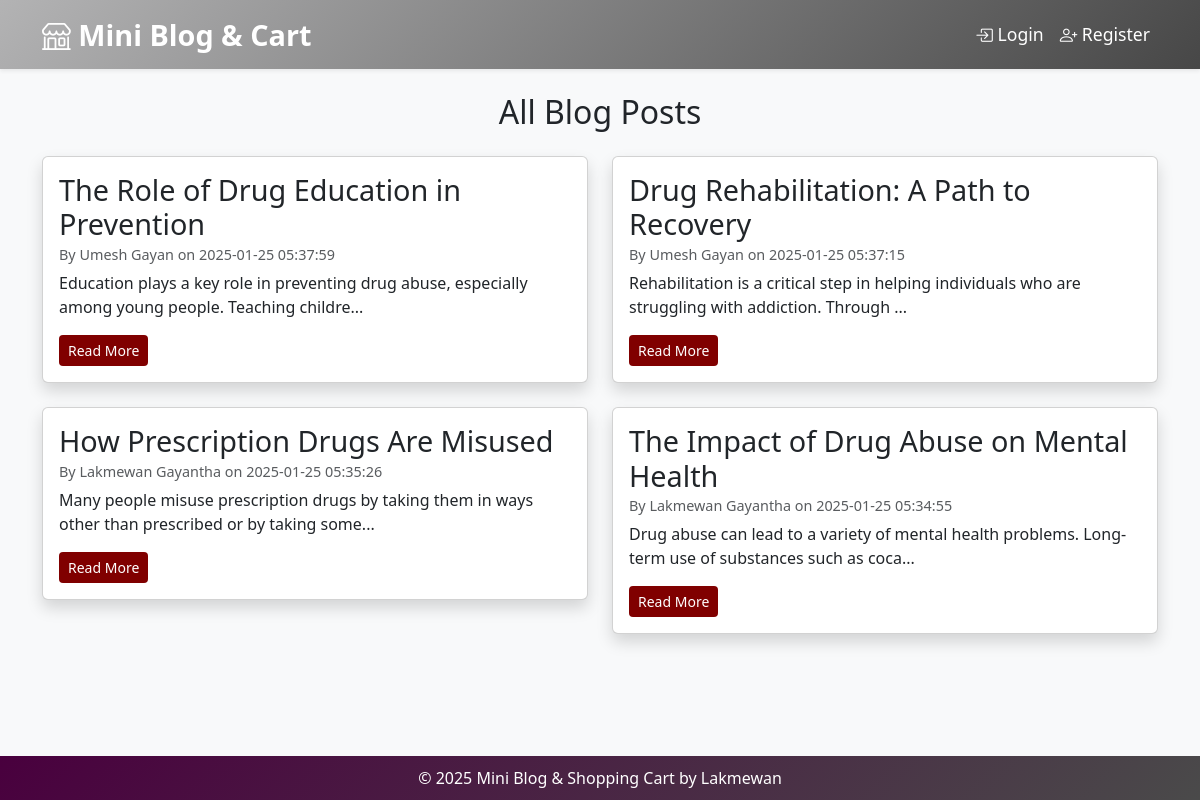
/blog/index.php, run on the app's committed database.
### tables this page shows
CREATE TABLE `posts` (
  `id` int(11) NOT NULL,
  `user_id` int(11) DEFAULT NULL,
  `title` varchar(255) NOT NULL,
  `content` text NOT NULL,
  `created_at` timestamp NOT NULL DEFAULT current_timestamp()
);

CREATE TABLE `users` (
  `id` int(11) NOT NULL,
  `name` varchar(100) NOT NULL,
  `email` varchar(100) NOT NULL,
  `password` varchar(255) NOT NULL
);

### blog/index.php (the view, shortened to what this page needs)
<?php
include '../includes/db.php';
$stmt = $pdo->prepare("
    SELECT posts.*, users.name AS author
    FROM posts
    JOIN users ON posts.user_id = users.id
    ORDER BY posts.created_at DESC
");
$stmt->execute();
$posts = $stmt->fetchAll();
?>
<?php include '../includes/header.php'; ?>
<h2 class="text-center mb-4">All Blog Posts</h2>
<?php if (!empty($posts)): ?>
    <div class="row">
        <?php foreach ($posts as $post): ?>
            <div class="col-md-6 mb-4">
                <div class="card shadow">
                    <div class="card-body">
                        <h5 class="card-title" style="font-size: 1.8rem;"><?= htmlspecialchars($post['title']) ?></h5>
                        <h6 class="card-subtitle mb-2 text-muted" style="font-size: 0.9rem;">
                            By <?= htmlspecialchars($post['author']) ?> on <?= $post['created_at'] ?>
                        </h6>
                        <p class="card-text"><?= nl2br(htmlspecialchars(substr($post['content'], 0, 100))) ?>...</p>
                        <div class="d-flex justify-content-between">
                            <a href="view.php?id=<?= $post['id'] ?>" class="btn btn-sm" style="background-color: #800000; color: white;">Read More</a>
                        </div>
                    </div>
                </div>
            </div>
        <?php endforeach; ?>
    </div>
<?php else: ?>
    <div class="alert alert-info text-center">No blog posts found. Be the first to create one!</div>
<?php endif; ?>
<?php include '../includes/footer.php'; ?>

### includes/header.php (shortened to what this page needs)
<!DOCTYPE html>
<html lang="en">
<head>
    <link rel="stylesheet" href="https://cdn.jsdelivr.net/npm/bootstrap@5.3.0/dist/css/bootstrap.min.css">
    <link rel="stylesheet" href="https://cdnjs.cloudflare.com/ajax/libs/bootstrap-icons/1.10.5/font/bootstrap-icons.min.css">
</head>
<body>
<nav class="navbar navbar-expand-lg shadow-sm">
    <div class="container">
        <a class="navbar-brand" href="/mini-blog-cart/"><i class="bi bi-shop"></i> Mini Blog & Cart</a>
        <div class="collapse navbar-collapse" id="navbarNav">
            <ul class="navbar-nav ms-auto">
                <?php if (isset($_SESSION['user_id'])): ?>
                    <li class="nav-item"><a class="nav-link" href="/mini-blog-cart/blog/index.php"><i class="bi bi-journal-text"></i> Blog</a></li>
                    <li class="nav-item"><a class="nav-link" href="/mini-blog-cart/products/index.php"><i class="bi bi-basket"></i> Products</a></li>
                    <li class="nav-item"><a class="nav-link" href="/mini-blog-cart/cart/view.php"><i class="bi bi-cart"></i> Cart</a></li>
                    <li class="nav-item dropdown">
                        <a class="nav-link dropdown-toggle" href="#" role="button" data-bs-toggle="dropdown" aria-expanded="false">
                            <i class="bi bi-person-circle"></i> Account
                        </a>
                        <ul class="dropdown-menu">
                            <li><a class="dropdown-item text-danger" href="/mini-blog-cart/auth/logout.php"><i class="bi bi-box-arrow-right"></i> Logout</a></li>
                        </ul>
                    </li>
                <?php else: ?>
                    <li class="nav-item"><a class="nav-link" href="/mini-blog-cart/auth/login.php"><i class="bi bi-box-arrow-in-right"></i> Login</a></li>
                    <li class="nav-item"><a class="nav-link" href="/mini-blog-cart/auth/register.php"><i class="bi bi-person-plus"></i> Register</a></li>
                <?php endif; ?>
            </ul>
        </div>
    </div>
</nav>
<div class="container mt-4">

### includes/footer.php
<footer style="position: fixed; bottom: 0; left: 0; width: 100%; text-align: center; margin-top: 5px; background: linear-gradient(135deg,rgb(73, 0, 62),rgb(74, 74, 74)); padding: 10px 0;">
    <p class="text-white mb-0" style="font-size: 1rem;">&copy; 2025 Mini Blog & Shopping Cart by Lakmewan</p>
</footer>

### includes/header.php (style rules this page uses)
body { background-color: #f8f9fa; }
.navbar { background: linear-gradient(135deg,rgb(179, 179, 180),rgb(71, 71, 71)); }
.navbar-brand { font-weight: bold; color:rgb(255, 255, 255) !important; font-size: 1.8rem; }
.navbar-nav .nav-link { color: #fff !important; font-size: 1.1rem; transition: 0.3s; }

### data on the page
posts: title "The Role of Drug Education in Prevention", user.name "Umesh Gayan", created_at "2025-01-25 05:37:59", content "Education plays a key role in preventing drug abuse, especially among young people. Teaching childre"
posts: title "Drug Rehabilitation: A Path to Recovery", user.name "Umesh Gayan", created_at "2025-01-25 05:37:15", content "Rehabilitation is a critical step in helping individuals who are struggling with addiction. Through"
posts: title "How Prescription Drugs Are Misused", user.name "Lakmewan Gayantha", created_at "2025-01-25 05:35:26", content "Many people misuse prescription drugs by taking them in ways other than prescribed or by taking some"
posts: title "The Impact of Drug Abuse on Mental Health", user.name "Lakmewan Gayantha", created_at "2025-01-25 05:34:55", content "Drug abuse can lead to a variety of mental health problems. Long-term use of substances such as coca"
